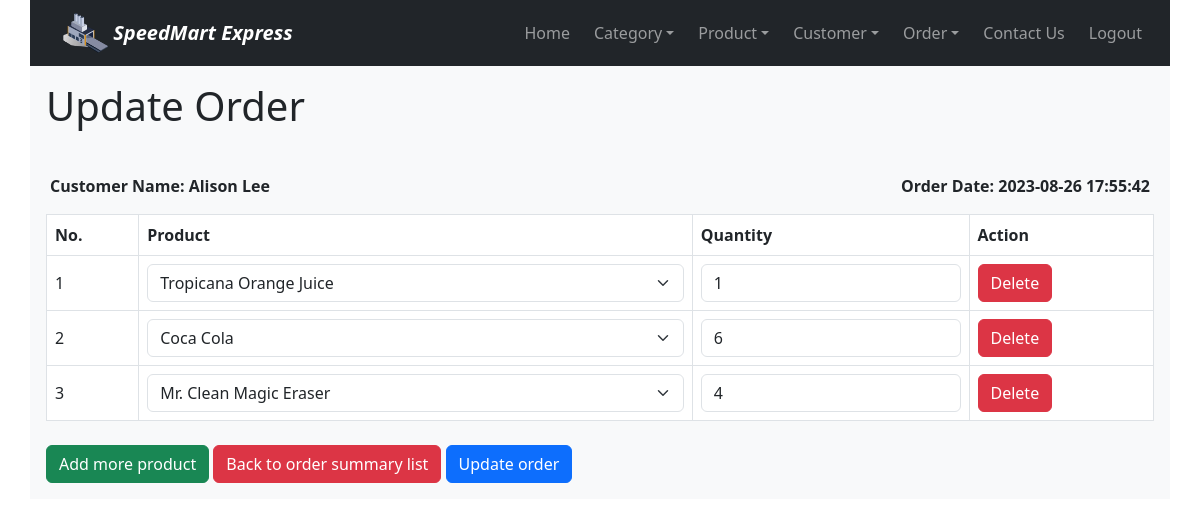
Screenshot of /order_update.php?id=46 (signed in) with the database file from the repository.
### tables this page shows
CREATE TABLE IF NOT EXISTS `customers` (
  `Customer_ID` int NOT NULL AUTO_INCREMENT,
  `username` varchar(20) NOT NULL,
  `password` varchar(200) NOT NULL,
  `firstname` varchar(30) NOT NULL,
  `lastname` varchar(30) NOT NULL,
  `gender` enum('Male','Female') NOT NULL,
  `birthdate` date NOT NULL,
  `email` varchar(50) NOT NULL,
  `registrationdatetime` datetime NOT NULL DEFAULT CURRENT_TIMESTAMP,
  `status` enum('Active','Inactive','Pending') NOT NULL DEFAULT 'Active',
  `profile_image` varchar(200) NOT NULL,
  PRIMARY KEY (`Customer_ID`),
  UNIQUE KEY `username` (`username`),
  UNIQUE KEY `email` (`email`)
);

CREATE TABLE IF NOT EXISTS `order_summary` (
  `Order_ID` int NOT NULL AUTO_INCREMENT,
  `Customer_ID` int NOT NULL,
  `order_date` datetime NOT NULL DEFAULT CURRENT_TIMESTAMP,
  `total_amount` double NOT NULL,
  PRIMARY KEY (`Order_ID`),
  KEY `Customer_ID` (`Customer_ID`)
);

CREATE TABLE IF NOT EXISTS `order_details` (
  `OrderDetail_ID` int NOT NULL AUTO_INCREMENT,
  `Order_ID` int NOT NULL,
  `Product_ID` int NOT NULL,
  `quantity` int NOT NULL,
  `price` double NOT NULL,
  `promotion_price` double NOT NULL,
  PRIMARY KEY (`OrderDetail_ID`),
  KEY `Order_ID` (`Order_ID`),
  KEY `Product_ID` (`Product_ID`)
);

CREATE TABLE IF NOT EXISTS `products` (
  `Product_ID` int NOT NULL AUTO_INCREMENT,
  `name` varchar(50) NOT NULL,
  `description` varchar(200) NOT NULL,
  `price` double NOT NULL,
  `promotion_price` double NOT NULL,
  `manufacture_date` date NOT NULL,
  `expired_date` date NOT NULL,
  `created` datetime NOT NULL,
  `modified` timestamp NOT NULL DEFAULT CURRENT_TIMESTAMP ON UPDATE CURRENT_TIMESTAMP,
  `Category_ID` int NOT NULL,
  `product_image` varchar(200) NOT NULL,
  PRIMARY KEY (`Product_ID`),
  KEY `Category_ID` (`Category_ID`)
);

### order_update.php (the view, shortened to what this page needs)
<!DOCTYPE HTML>
<html>
<head>
    <link href="https://cdn.jsdelivr.net/npm/bootstrap@5.3.0/dist/css/bootstrap.min.css" rel="stylesheet">
</head>
<body>
    <div class="container p-0 bg-light">
        <?php
        include 'menu/nav.php';
        ?>
        <div class="page-header p-3 pb-1">
            <h1>Update Order</h1>
        </div>
        <?php
        $id = isset($_GET['id']) ? $_GET['id'] : die('ERROR: Record ID not found.');
        include 'config/database.php';
        try {
            $customerQuery = "SELECT order_summary.order_date, customers.firstname, customers.lastname FROM order_details INNER JOIN order_summary ON order_details.Order_ID = order_summary.Order_ID INNER JOIN customers ON order_summary.Customer_ID = customers.Customer_ID WHERE order_details.Order_ID = :id ORDER BY order_details.OrderDetail_ID ASC";
            $customerStmt = $con->prepare($customerQuery);
            $customerStmt->bindParam(":id", $id);
            $customerStmt->execute();
            $customerRow = $customerStmt->fetch(PDO::FETCH_ASSOC);
            $firstname = $customerRow['firstname'];
            $lastname = $customerRow['lastname'];
            $orderDateTime = $customerRow['order_date'];
            $productQuery = "SELECT Product_ID, name, price, promotion_price FROM products";
            $productStmt = $con->prepare($productQuery);
            $productStmt->execute();
            $products = $productStmt->fetchAll(PDO::FETCH_ASSOC);
            $productsRowCount = $productStmt->rowCount();
            $selectedProductQuery = "SELECT products.Product_ID, products.name, order_details.quantity FROM products JOIN order_details ON products.Product_ID = order_details.Product_ID WHERE order_details.Order_ID = :id ORDER BY order_details.OrderDetail_ID ASC";
            $selectedProductStmt = $con->prepare($selectedProductQuery);
            $selectedProductStmt->bindParam(":id", $id);
            $selectedProductStmt->execute();
            $selectedProducts = $selectedProductStmt->fetchAll(PDO::FETCH_ASSOC);
            $selectedProductRow = $selectedProductStmt->rowCount();
        }
        catch(PDOException $exception){
            die('ERROR: ' . $exception->getMessage());
        }
        ?>
        <div>
            <form class="p-3" action="" method="POST">
                <div class='d-flex justify-content-between'>
                    <p class='pt-3 ps-1'><strong>Customer Name: <?php echo $firstname . " " . $lastname; ?></strong></p>
                    <p class='pt-3 pe-1'><strong>Order Date: <?php echo $orderDateTime; ?></strong></p>
                </div>
                <table class="table table-hover table-responsive table-bordered" id="order-table">
                    <tr>
                        <th class="col-1">No.</th>
                        <th class="col-6">Product</th>
                        <th class="col-3">Quantity</th>
                        <th class="col-2">Action</th>
                    </tr>
                    <?php for ($x = 0; $x < $selectedProductRow; $x++): ?>
                        <tr class="product-row">
                            <td class="col-1" style="vertical-align: middle;">
                                <?php echo $x + 1; ?>
                            </td>
                            <td>
                                <select name="product[]" id="product" class="form-select" value>
                                    <?php
                                    for ($i = 0; $i < $productsRowCount; $i++) {
                                        if(!isset($_POST["product"])){
                                            $selected = $products[$i]['Product_ID'] == $selectedProducts[$x]['Product_ID'] ? "selected" : "";
                                        }else{
                                            $selected = $products[$i]['Product_ID'] == $selectedProductID[$x] ? "selected" : "";
                                        }
                                        echo "<option value='{$products[$i]['Product_ID']}' $selected>{$products[$i]['name']}</option>";
                                    }
                                    ?>
                                </select>
                            </td>
                            <td>
                                <input type="number" class="form-control" name="quantity[]" id="quantity" value="<?php echo isset($_POST['quantity']) ? $selectedProductQuantity[$x] : $selectedProducts[$x]['quantity']; ?>" min="1" max="10">
                            </td>
                            <td>
                                <input type="button" href='#' onclick='deleteRow(this)' class='btn btn-danger' value="Delete" />
                            </td>
                        </tr>
                    <?php endfor; ?>
                </table>
                <div class="pt-2">
                    <button type="button" class="btn btn-success add_one">Add more product</button>
                    <a href="order_read.php" class="btn btn-danger">Back to order summary list</a>
                    <button type="submit" class="btn btn-primary">Update order</button>
                </div>
            </form>
        </div>
    </div>
</body>
</html>

### rows the page displays
customers: firstname "Alison", lastname "Lee"
order_summary: order_date "2023-08-26 17:55:42"
order_details: Product_ID.name "Tropicana Orange Juice", quantity "1"
order_details: Product_ID.name "Coca Cola", quantity "6"
order_details: Product_ID.name "Mr. Clean Magic Eraser", quantity "4"
